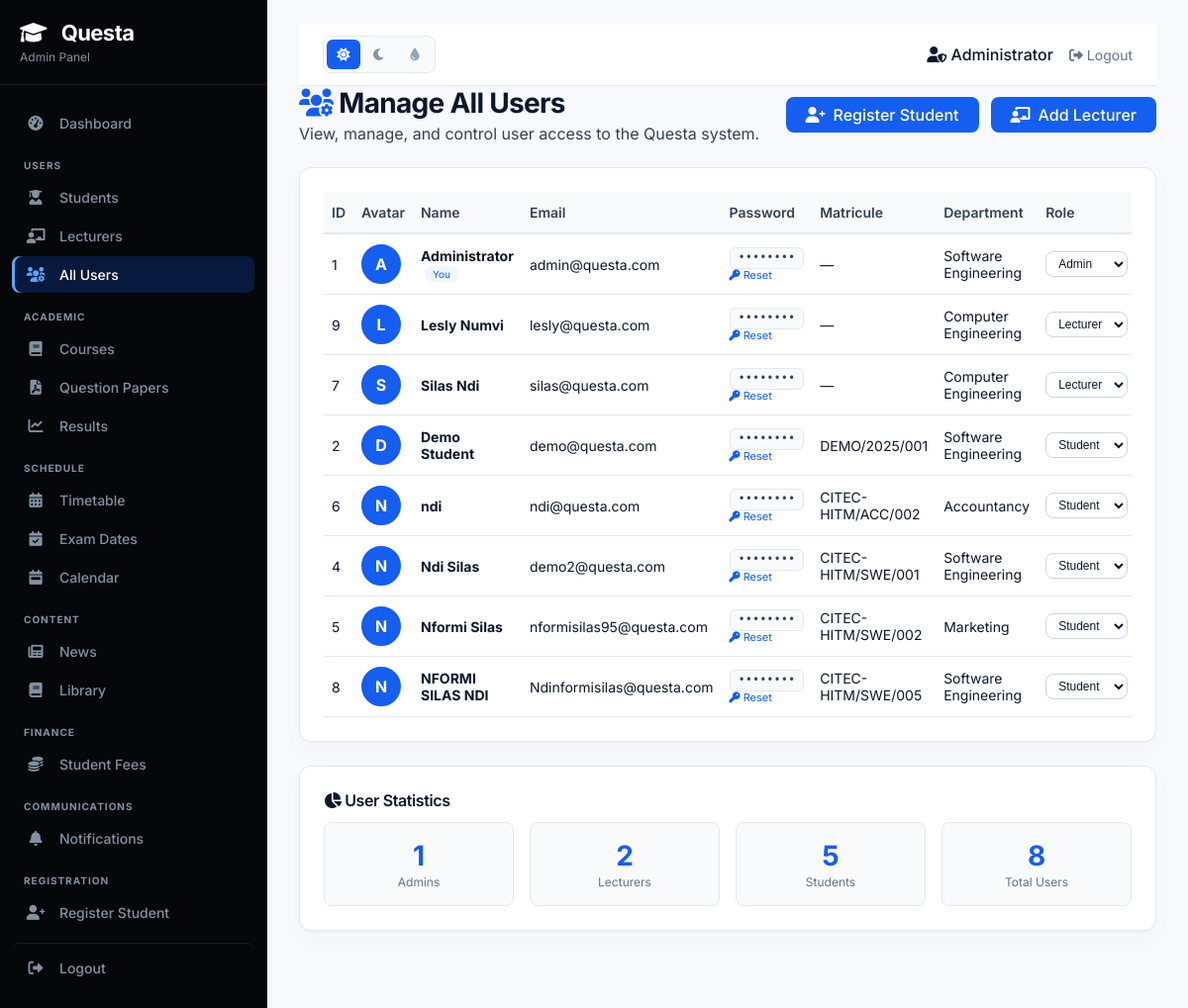
The page /admin/manage-users.php (signed in) on the database its author committed.
### tables this page shows
CREATE TABLE `users` (
  `id` int(11) NOT NULL,
  `name` varchar(100) NOT NULL,
  `email` varchar(100) NOT NULL,
  `password` varchar(255) NOT NULL,
  `role` enum('admin','lecturer','student') DEFAULT 'student',
  `matricule` varchar(50) DEFAULT NULL,
  `department_id` int(11) DEFAULT NULL,
  `avatar` varchar(255) DEFAULT NULL,
  `created_at` datetime DEFAULT current_timestamp()
);

CREATE TABLE `departments` (
  `id` int(11) NOT NULL,
  `name` varchar(100) NOT NULL,
  `abbreviation` varchar(10) DEFAULT NULL,
  `icon` varchar(50) DEFAULT NULL
);

### admin/manage-users.php (the view, shortened to what this page needs)
<?php
require_once '../includes/config.php';
$users = $pdo->query("
    SELECT u.*, d.name as department_name
    FROM users u
    LEFT JOIN departments d ON u.department_id = d.id
    ORDER BY u.role, u.name
")->fetchAll();
include 'header.php';
?>
<div class="admin-main-content">
    <div style="display: flex; justify-content: space-between; align-items: center; flex-wrap: wrap; gap: 16px; margin-bottom: 24px;">
        <div>
            <h1 style="font-size: 28px; font-weight: 700; margin-bottom: 4px;">
                <i class="fas fa-users-cog"></i> Manage All Users
            </h1>
            <p style="color: #64748b;">View, manage, and control user access to the Questa system.</p>
        </div>
        <div style="display: flex; gap: 12px;">
            <a href="register-student.php" class="btn-primary">
                <i class="fas fa-user-plus"></i> Register Student
            </a>
            <a href="manage-lecturers.php" class="btn-primary">
                <i class="fas fa-chalkboard-user"></i> Add Lecturer
            </a>
        </div>
    </div>
    <div class="admin-card">
        <div style="overflow-x: auto;">
            <table class="admin-table">
                <thead>
                    <tr>
                        <th>ID</th>
                        <th>Avatar</th>
                        <th>Name</th>
                        <th>Email</th>
                        <th>Password</th>
                        <th>Matricule</th>
                        <th>Department</th>
                        <th>Role</th>
                    </tr>
                </thead>
                <tbody>
                    <?php foreach ($users as $user):
                        $avatarExists = !empty($user['avatar']) && file_exists($user['avatar']);
                        $avatarPath = $avatarExists ? $user['avatar'] : '';
                        $initials = strtoupper(substr($user['name'], 0, 1));
                    ?>
                        <tr>
                            <td><?php echo $user['id']; ?></td>
                            <td>
                                <?php if ($avatarExists): ?>
                                    <img src="<?php echo $avatarPath; ?>" alt="Avatar" class="user-avatar-image">
                                <?php else: ?>
                                    <div class="user-avatar-fallback">
                                        <?php echo $initials; ?>
                                    </div>
                                <?php endif; ?>
                            </td>
                            <td>
                                <strong><?php echo htmlspecialchars($user['name']); ?></strong>
                                <?php if ($user['id'] == $_SESSION['user_id']): ?>
                                    <span class="current-user-badge">You</span>
                                <?php endif; ?>
                            </td>
                            <td><?php echo htmlspecialchars($user['email']); ?></td>
                            <td>
                                <span class="matricule-code">
                                    ••••••••
                                </span>
                                <a href="?resetpass=<?php echo $user['id']; ?>" class="reset-password-link" onclick="return confirm('Reset password to default (password123)?')">
                                    <i class="fas fa-key"></i> Reset
                                </a>
                            </td>
                            <td><?php echo htmlspecialchars($user['matricule'] ?? '—'); ?></td>
                            <td><?php echo htmlspecialchars($user['department_name'] ?? '—'); ?></td>
                            <td>
                                <form method="GET" action="" style="display: inline;">
                                    <select name="role" onchange="this.form.submit()" class="form-select" style="width: auto; padding: 4px 8px; font-size: 12px; border-radius: 8px;">
                                        <option value="student" <?php echo $user['role'] == 'student' ? 'selected' : ''; ?>>Student</option>
                                        <option value="lecturer" <?php echo $user['role'] == 'lecturer' ? 'selected' : ''; ?>>Lecturer</option>
                                        <option value="admin" <?php echo $user['role'] == 'admin' ? 'selected' : ''; ?>>Admin</option>
                                    </select>
                                </form>
                            </td>
                        </tr>
                    <?php endforeach; ?>
                </tbody>
            </table>
        </div>
    </div>
    <div class="admin-card">
        <h3><i class="fas fa-chart-pie"></i> User Statistics</h3>
        <div class="user-stats-grid">
            <div class="user-stat">
                <span class="user-stat-value">
                    <?php echo count(array_filter($users, function($u) { return $u['role'] == 'admin'; })); ?>
                </span>
                <p>Admins</p>
            </div>
            <div class="user-stat">
                <span class="user-stat-value">
                    <?php echo count(array_filter($users, function($u) { return $u['role'] == 'lecturer'; })); ?>
                </span>
                <p>Lecturers</p>
            </div>
            <div class="user-stat">
                <span class="user-stat-value">
                    <?php echo count(array_filter($users, function($u) { return $u['role'] == 'student'; })); ?>
                </span>
                <p>Students</p>
            </div>
            <div class="user-stat">
                <span class="user-stat-value">
                    <?php echo count($users); ?>
                </span>
                <p>Total Users</p>
            </div>
        </div>
    </div>
</div>
<?php include 'footer.php'; ?>

### admin/header.php (style rules this page uses)
* { margin: 0; padding: 0; box-sizing: border-box; }
body { font-family: 'Inter', sans-serif; background: #f8fafc; min-height: 100vh; }
.admin-card { background: white; border-radius: 16px; padding: 24px; border: 1px solid #e2e8f0; margin-bottom: 24px; overflow-x: auto; }
.admin-card h3 { font-size: 16px; font-weight: 600; margin-bottom: 12px; }
.admin-table { width: 100%; border-collapse: collapse; font-size: 14px; }
.admin-table th { text-align: left; padding: 12px 8px; background: #f8fafc; font-weight: 600; color: #1e293b; border-bottom: 2px solid #e2e8f0; }
.admin-table td { padding: 10px 8px; border-bottom: 1px solid #e2e8f0; color: #334155; }
.btn-primary { background: #f59e0b; color: white; padding: 8px 20px; border: none; border-radius: 30px; font-weight: 500; cursor: pointer; text-decoration: none; display: inline-flex; align-items: center; gap: 8px; }
.form-input, .form-select { width: 100%; padding: 10px 14px; border: 1px solid #e2e8f0; border-radius: 10px; font-size: 14px; background: white; }

### rows shown on the page
users: id "1", name "A", name "Administrator", shows "You", email "admin@questa.com", matricule "—", department.name "Software Engineering", role "Admin"
users: id "9", name "L", name "Lesly Numvi", email "lesly@questa.com", matricule "—", department.name "Computer Engineering", role "Lecturer"
users: id "7", name "S", name "Silas Ndi", email "silas@questa.com", matricule "—", department.name "Computer Engineering", role "Lecturer"
users: id "2", name "D", name "Demo Student", email "demo@questa.com", matricule "DEMO/2025/001", department.name "Software Engineering", role "Student"
users: id "6", name "N", name "ndi", email "ndi@questa.com", matricule "CITEC-HITM/ACC/002", department.name "Accountancy", role "Student"
users: id "4", name "N", name "Ndi Silas", email "demo2@questa.com", matricule "CITEC-HITM/SWE/001", department.name "Software Engineering", role "Student"
users: id "5", name "N", name "Nformi Silas", email "nformisilas95@questa.com", matricule "CITEC-HITM/SWE/002", department.name "Marketing", role "Student"
users: id "8", name "N", name "NFORMI SILAS NDI", email "Ndinformisilas@questa.com", matricule "CITEC-HITM/SWE/005", department.name "Software Engineering", role "Student"

### other values the page prints
$_SESSION['user_name'] "Administrator"
count($users) "8"
